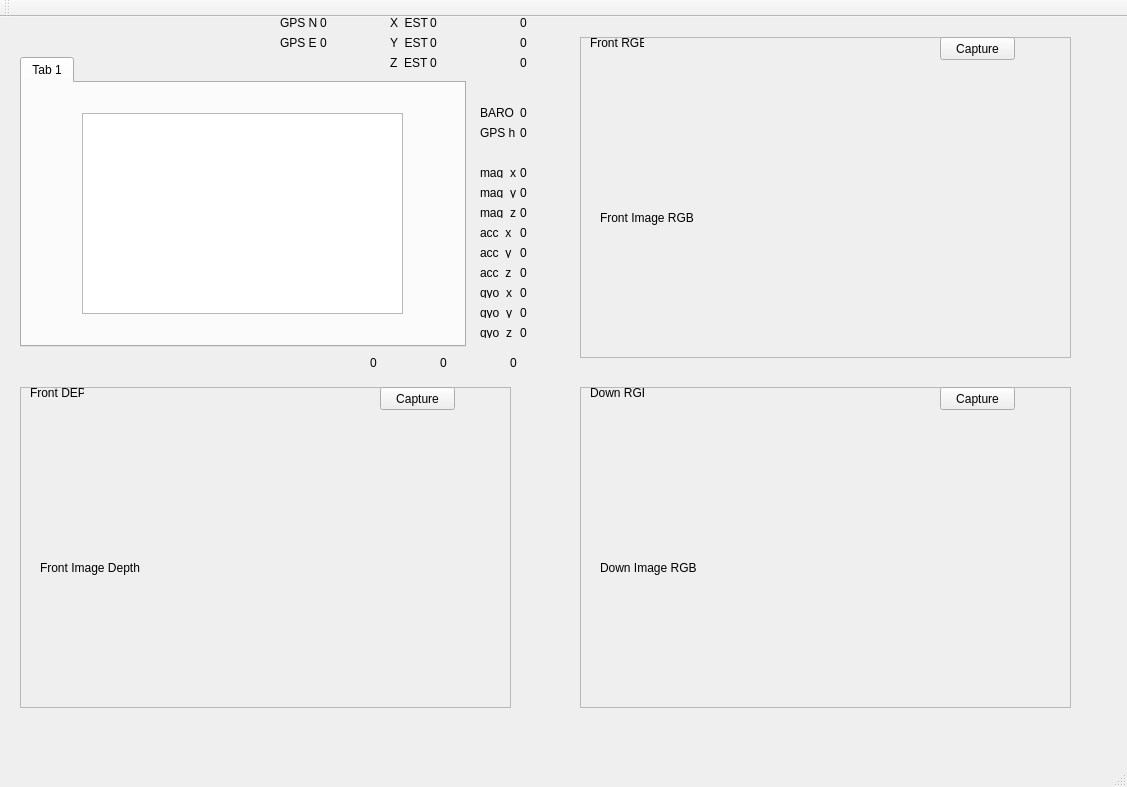
<?xml version="1.0" encoding="UTF-8"?>
<ui version="4.0">
 <class>DroneCompetitionClass</class>
 <widget class="QMainWindow" name="DroneCompetitionClass">
  <property name="geometry">
   <rect>
    <x>0</x>
    <y>0</y>
    <width>1127</width>
    <height>787</height>
   </rect>
  </property>
  <property name="windowTitle">
   <string>DroneCompetition</string>
  </property>
  <widget class="QWidget" name="centralWidget">
   <widget class="QTabWidget" name="tabWidget_PaintArea">
    <property name="geometry">
     <rect>
      <x>20</x>
      <y>40</y>
      <width>446</width>
      <height>290</height>
     </rect>
    </property>
    <property name="currentIndex">
     <number>0</number>
    </property>
    <widget class="QWidget" name="tab">
     <attribute name="title">
      <string>Tab 1</string>
     </attribute>
     <widget class="QTextBrowser" name="textBrowser">
      <property name="geometry">
       <rect>
        <x>60</x>
        <y>30</y>
        <width>321</width>
        <height>201</height>
       </rect>
      </property>
     </widget>
    </widget>
   </widget>
   <widget class="QFrame" name="frame">
    <property name="geometry">
     <rect>
      <x>580</x>
      <y>20</y>
      <width>491</width>
      <height>321</height>
     </rect>
    </property>
    <property name="frameShape">
     <enum>QFrame::StyledPanel</enum>
    </property>
    <property name="frameShadow">
     <enum>QFrame::Raised</enum>
    </property>
    <widget class="QLabel" name="label_FrontImage">
     <property name="geometry">
      <rect>
       <x>20</x>
       <y>40</y>
       <width>461</width>
       <height>281</height>
      </rect>
     </property>
     <property name="text">
      <string>Front Image RGB</string>
     </property>
    </widget>
    <widget class="QLabel" name="label_2">
     <property name="geometry">
      <rect>
       <x>10</x>
       <y>0</y>
       <width>54</width>
       <height>11</height>
      </rect>
     </property>
     <property name="text">
      <string>Front RGB</string>
     </property>
    </widget>
    <widget class="QPushButton" name="pushButton_FrontImgRGB_Cap">
     <property name="geometry">
      <rect>
       <x>360</x>
       <y>0</y>
       <width>75</width>
       <height>23</height>
      </rect>
     </property>
     <property name="text">
      <string>Capture</string>
     </property>
    </widget>
   </widget>
   <widget class="QFrame" name="frame_2">
    <property name="geometry">
     <rect>
      <x>20</x>
      <y>370</y>
      <width>491</width>
      <height>321</height>
     </rect>
    </property>
    <property name="frameShape">
     <enum>QFrame::StyledPanel</enum>
    </property>
    <property name="frameShadow">
     <enum>QFrame::Raised</enum>
    </property>
    <widget class="QLabel" name="label_FrontImageDep">
     <property name="geometry">
      <rect>
       <x>20</x>
       <y>40</y>
       <width>461</width>
       <height>281</height>
      </rect>
     </property>
     <property name="text">
      <string>Front Image Depth</string>
     </property>
    </widget>
    <widget class="QLabel" name="label_4">
     <property name="geometry">
      <rect>
       <x>10</x>
       <y>0</y>
       <width>54</width>
       <height>11</height>
      </rect>
     </property>
     <property name="text">
      <string>Front DEP</string>
     </property>
    </widget>
    <widget class="QPushButton" name="pushButton_FrontImgDep_Cap">
     <property name="geometry">
      <rect>
       <x>360</x>
       <y>0</y>
       <width>75</width>
       <height>23</height>
      </rect>
     </property>
     <property name="text">
      <string>Capture</string>
     </property>
    </widget>
   </widget>
   <widget class="QFrame" name="frame_3">
    <property name="geometry">
     <rect>
      <x>580</x>
      <y>370</y>
      <width>491</width>
      <height>321</height>
     </rect>
    </property>
    <property name="frameShape">
     <enum>QFrame::StyledPanel</enum>
    </property>
    <property name="frameShadow">
     <enum>QFrame::Raised</enum>
    </property>
    <widget class="QLabel" name="label_DownImage">
     <property name="geometry">
      <rect>
       <x>20</x>
       <y>40</y>
       <width>461</width>
       <height>281</height>
      </rect>
     </property>
     <property name="text">
      <string>Down Image RGB</string>
     </property>
    </widget>
    <widget class="QLabel" name="label_7">
     <property name="geometry">
      <rect>
       <x>10</x>
       <y>0</y>
       <width>54</width>
       <height>11</height>
      </rect>
     </property>
     <property name="text">
      <string>Down RGB</string>
     </property>
    </widget>
    <widget class="QPushButton" name="pushButton_DownImgRGB_Cap">
     <property name="geometry">
      <rect>
       <x>360</x>
       <y>0</y>
       <width>75</width>
       <height>23</height>
      </rect>
     </property>
     <property name="text">
      <string>Capture</string>
     </property>
    </widget>
   </widget>
   <widget class="QLabel" name="label_Test2">
    <property name="geometry">
     <rect>
      <x>440</x>
      <y>340</y>
      <width>54</width>
      <height>11</height>
     </rect>
    </property>
    <property name="text">
     <string>0</string>
    </property>
   </widget>
   <widget class="QLabel" name="gyo_z">
    <property name="geometry">
     <rect>
      <x>520</x>
      <y>310</y>
      <width>54</width>
      <height>11</height>
     </rect>
    </property>
    <property name="text">
     <string>0</string>
    </property>
   </widget>
   <widget class="QLabel" name="mag_y">
    <property name="geometry">
     <rect>
      <x>520</x>
      <y>170</y>
      <width>54</width>
      <height>11</height>
     </rect>
    </property>
    <property name="text">
     <string>0</string>
    </property>
   </widget>
   <widget class="QLabel" name="acc_y">
    <property name="geometry">
     <rect>
      <x>520</x>
      <y>230</y>
      <width>54</width>
      <height>11</height>
     </rect>
    </property>
    <property name="text">
     <string>0</string>
    </property>
   </widget>
   <widget class="QLabel" name="label_10">
    <property name="geometry">
     <rect>
      <x>480</x>
      <y>230</y>
      <width>54</width>
      <height>11</height>
     </rect>
    </property>
    <property name="text">
     <string>acc_y</string>
    </property>
   </widget>
   <widget class="QLabel" name="mag_z">
    <property name="geometry">
     <rect>
      <x>520</x>
      <y>190</y>
      <width>54</width>
      <height>11</height>
     </rect>
    </property>
    <property name="text">
     <string>0</string>
    </property>
   </widget>
   <widget class="QLabel" name="label_6">
    <property name="geometry">
     <rect>
      <x>480</x>
      <y>170</y>
      <width>54</width>
      <height>11</height>
     </rect>
    </property>
    <property name="text">
     <string>mag_y</string>
    </property>
   </widget>
   <widget class="QLabel" name="label">
    <property name="geometry">
     <rect>
      <x>280</x>
      <y>0</y>
      <width>54</width>
      <height>11</height>
     </rect>
    </property>
    <property name="text">
     <string>GPS N</string>
    </property>
   </widget>
   <widget class="QLabel" name="label_3">
    <property name="geometry">
     <rect>
      <x>280</x>
      <y>20</y>
      <width>54</width>
      <height>11</height>
     </rect>
    </property>
    <property name="text">
     <string>GPS E</string>
    </property>
   </widget>
   <widget class="QLabel" name="label_Test3">
    <property name="geometry">
     <rect>
      <x>510</x>
      <y>340</y>
      <width>54</width>
      <height>11</height>
     </rect>
    </property>
    <property name="text">
     <string>0</string>
    </property>
   </widget>
   <widget class="QLabel" name="gps_e">
    <property name="geometry">
     <rect>
      <x>320</x>
      <y>20</y>
      <width>54</width>
      <height>11</height>
     </rect>
    </property>
    <property name="text">
     <string>0</string>
    </property>
   </widget>
   <widget class="QLabel" name="gyo_y">
    <property name="geometry">
     <rect>
      <x>520</x>
      <y>290</y>
      <width>54</width>
      <height>11</height>
     </rect>
    </property>
    <property name="text">
     <string>0</string>
    </property>
   </widget>
   <widget class="QLabel" name="label_Test1">
    <property name="geometry">
     <rect>
      <x>370</x>
      <y>340</y>
      <width>54</width>
      <height>11</height>
     </rect>
    </property>
    <property name="text">
     <string>0</string>
    </property>
   </widget>
   <widget class="QLabel" name="mag_x">
    <property name="geometry">
     <rect>
      <x>520</x>
      <y>150</y>
      <width>54</width>
      <height>11</height>
     </rect>
    </property>
    <property name="text">
     <string>0</string>
    </property>
   </widget>
   <widget class="QLabel" name="label_12">
    <property name="geometry">
     <rect>
      <x>480</x>
      <y>270</y>
      <width>54</width>
      <height>11</height>
     </rect>
    </property>
    <property name="text">
     <string>gyo_x</string>
    </property>
   </widget>
   <widget class="QLabel" name="label_9">
    <property name="geometry">
     <rect>
      <x>480</x>
      <y>210</y>
      <width>54</width>
      <height>11</height>
     </rect>
    </property>
    <property name="text">
     <string>acc_x</string>
    </property>
   </widget>
   <widget class="QLabel" name="label_13">
    <property name="geometry">
     <rect>
      <x>480</x>
      <y>290</y>
      <width>54</width>
      <height>11</height>
     </rect>
    </property>
    <property name="text">
     <string>gyo_y</string>
    </property>
   </widget>
   <widget class="QLabel" name="gyo_x">
    <property name="geometry">
     <rect>
      <x>520</x>
      <y>270</y>
      <width>54</width>
      <height>11</height>
     </rect>
    </property>
    <property name="text">
     <string>0</string>
    </property>
   </widget>
   <widget class="QLabel" name="acc_z">
    <property name="geometry">
     <rect>
      <x>520</x>
      <y>250</y>
      <width>54</width>
      <height>11</height>
     </rect>
    </property>
    <property name="text">
     <string>0</string>
    </property>
   </widget>
   <widget class="QLabel" name="label_11">
    <property name="geometry">
     <rect>
      <x>480</x>
      <y>250</y>
      <width>54</width>
      <height>11</height>
     </rect>
    </property>
    <property name="text">
     <string>acc_z</string>
    </property>
   </widget>
   <widget class="QLabel" name="acc_x">
    <property name="geometry">
     <rect>
      <x>520</x>
      <y>210</y>
      <width>54</width>
      <height>11</height>
     </rect>
    </property>
    <property name="text">
     <string>0</string>
    </property>
   </widget>
   <widget class="QLabel" name="gps_n">
    <property name="geometry">
     <rect>
      <x>320</x>
      <y>0</y>
      <width>54</width>
      <height>11</height>
     </rect>
    </property>
    <property name="text">
     <string>0</string>
    </property>
   </widget>
   <widget class="QLabel" name="label_14">
    <property name="geometry">
     <rect>
      <x>480</x>
      <y>310</y>
      <width>54</width>
      <height>11</height>
     </rect>
    </property>
    <property name="text">
     <string>gyo_z</string>
    </property>
   </widget>
   <widget class="QLabel" name="label_8">
    <property name="geometry">
     <rect>
      <x>480</x>
      <y>190</y>
      <width>54</width>
      <height>11</height>
     </rect>
    </property>
    <property name="text">
     <string>mag_z</string>
    </property>
   </widget>
   <widget class="QLabel" name="label_5">
    <property name="geometry">
     <rect>
      <x>480</x>
      <y>150</y>
      <width>54</width>
      <height>11</height>
     </rect>
    </property>
    <property name="text">
     <string>mag_x</string>
    </property>
   </widget>
   <widget class="QLabel" name="gps_h">
    <property name="geometry">
     <rect>
      <x>520</x>
      <y>110</y>
      <width>54</width>
      <height>11</height>
     </rect>
    </property>
    <property name="text">
     <string>0</string>
    </property>
   </widget>
   <widget class="QLabel" name="label_15">
    <property name="geometry">
     <rect>
      <x>480</x>
      <y>110</y>
      <width>54</width>
      <height>11</height>
     </rect>
    </property>
    <property name="text">
     <string>GPS h</string>
    </property>
   </widget>
   <widget class="QLabel" name="baro">
    <property name="geometry">
     <rect>
      <x>520</x>
      <y>90</y>
      <width>54</width>
      <height>11</height>
     </rect>
    </property>
    <property name="text">
     <string>0</string>
    </property>
   </widget>
   <widget class="QLabel" name="label_16">
    <property name="geometry">
     <rect>
      <x>480</x>
      <y>90</y>
      <width>54</width>
      <height>11</height>
     </rect>
    </property>
    <property name="text">
     <string>BARO</string>
    </property>
   </widget>
   <widget class="QLabel" name="pz">
    <property name="geometry">
     <rect>
      <x>430</x>
      <y>40</y>
      <width>54</width>
      <height>11</height>
     </rect>
    </property>
    <property name="text">
     <string>0</string>
    </property>
   </widget>
   <widget class="QLabel" name="label_17">
    <property name="geometry">
     <rect>
      <x>390</x>
      <y>40</y>
      <width>54</width>
      <height>11</height>
     </rect>
    </property>
    <property name="text">
     <string>Z_EST</string>
    </property>
   </widget>
   <widget class="QLabel" name="py">
    <property name="geometry">
     <rect>
      <x>430</x>
      <y>20</y>
      <width>54</width>
      <height>11</height>
     </rect>
    </property>
    <property name="text">
     <string>0</string>
    </property>
   </widget>
   <widget class="QLabel" name="label_18">
    <property name="geometry">
     <rect>
      <x>390</x>
      <y>0</y>
      <width>54</width>
      <height>11</height>
     </rect>
    </property>
    <property name="text">
     <string>X_EST</string>
    </property>
   </widget>
   <widget class="QLabel" name="label_19">
    <property name="geometry">
     <rect>
      <x>390</x>
      <y>20</y>
      <width>54</width>
      <height>11</height>
     </rect>
    </property>
    <property name="text">
     <string>Y_EST</string>
    </property>
   </widget>
   <widget class="QLabel" name="px">
    <property name="geometry">
     <rect>
      <x>430</x>
      <y>0</y>
      <width>54</width>
      <height>11</height>
     </rect>
    </property>
    <property name="text">
     <string>0</string>
    </property>
   </widget>
   <widget class="QLabel" name="vz">
    <property name="geometry">
     <rect>
      <x>520</x>
      <y>40</y>
      <width>54</width>
      <height>11</height>
     </rect>
    </property>
    <property name="text">
     <string>0</string>
    </property>
   </widget>
   <widget class="QLabel" name="vy">
    <property name="geometry">
     <rect>
      <x>520</x>
      <y>20</y>
      <width>54</width>
      <height>11</height>
     </rect>
    </property>
    <property name="text">
     <string>0</string>
    </property>
   </widget>
   <widget class="QLabel" name="vx">
    <property name="geometry">
     <rect>
      <x>520</x>
      <y>0</y>
      <width>54</width>
      <height>11</height>
     </rect>
    </property>
    <property name="text">
     <string>0</string>
    </property>
   </widget>
  </widget>
  <widget class="QMenuBar" name="menuBar">
   <property name="geometry">
    <rect>
     <x>0</x>
     <y>0</y>
     <width>1127</width>
     <height>23</height>
    </rect>
   </property>
  </widget>
  <widget class="QToolBar" name="mainToolBar">
   <attribute name="toolBarArea">
    <enum>TopToolBarArea</enum>
   </attribute>
   <attribute name="toolBarBreak">
    <bool>false</bool>
   </attribute>
  </widget>
  <widget class="QStatusBar" name="statusBar"/>
 </widget>
 <layoutdefault spacing="6" margin="11"/>
 <resources>
  <include location="DroneCompetition.qrc"/>
 </resources>
 <connections/>
</ui>
